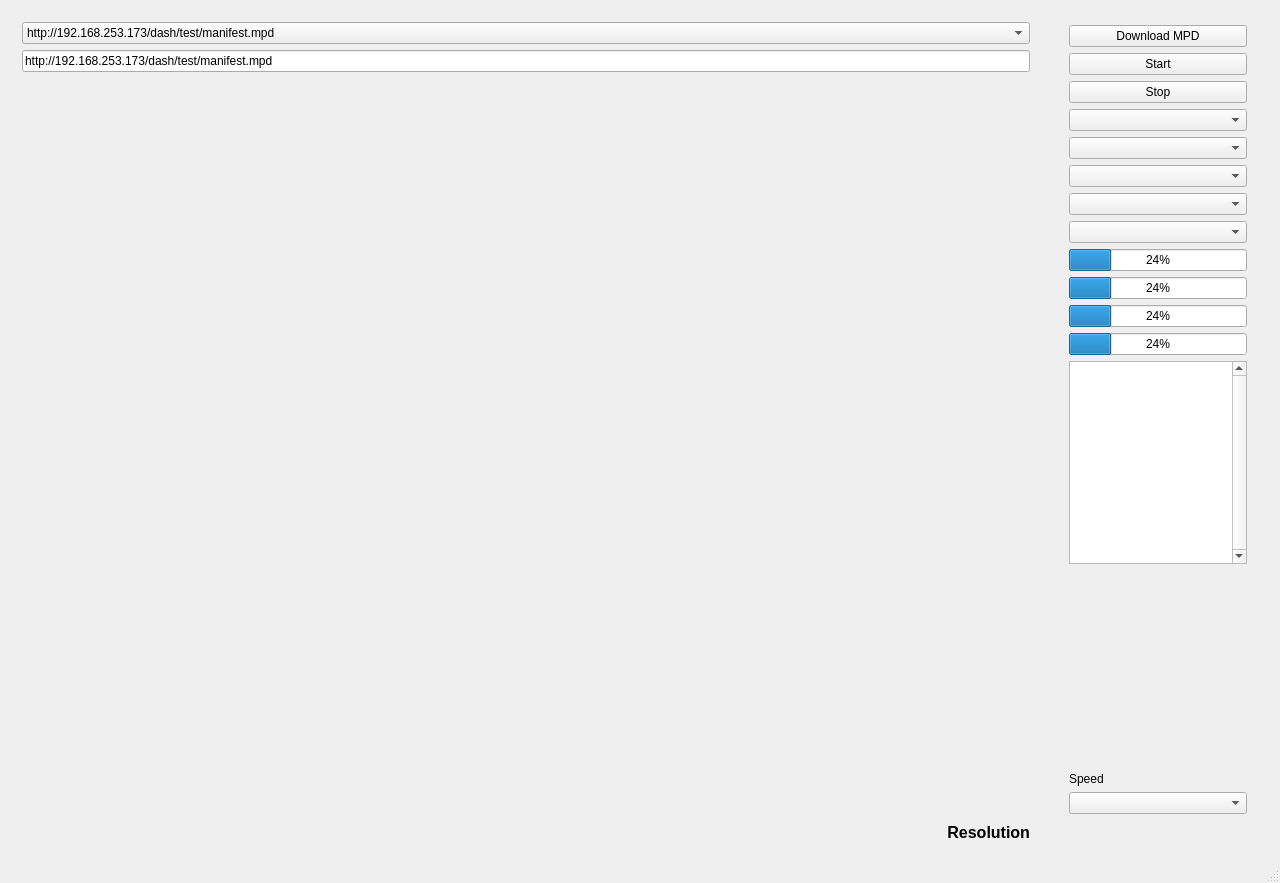
<?xml version="1.0" encoding="UTF-8"?>
<ui version="4.0">
 <class>QtSamplePlayerClass</class>
 <widget class="QMainWindow" name="QtSamplePlayerClass">
  <property name="enabled">
   <bool>true</bool>
  </property>
  <property name="geometry">
   <rect>
    <x>0</x>
    <y>0</y>
    <width>1280</width>
    <height>883</height>
   </rect>
  </property>
  <property name="windowTitle">
   <string>libdash player</string>
  </property>
  <widget class="QWidget" name="centralWidget">
   <layout class="QHBoxLayout" name="horizontalLayout">
    <item>
     <widget class="QWidget" name="widget" native="true">
      <property name="enabled">
       <bool>true</bool>
      </property>
      <property name="minimumSize">
       <size>
        <width>600</width>
        <height>0</height>
       </size>
      </property>
      <layout class="QVBoxLayout" name="verticalLayout_3">
       <item>
        <widget class="QComboBox" name="cb_mpd">
         <item>
          <property name="text">
           <string>http://192.168.253.173/dash/test/manifest.mpd</string>
          </property>
         </item>
        </widget>
       </item>
       <item>
        <widget class="QLineEdit" name="lineEdit_mpd">
         <property name="text">
          <string>http://192.168.253.173/dash/test/manifest.mpd</string>
         </property>
        </widget>
       </item>
       <item>
        <widget class="sampleplayer::renderer::QTGLRenderer" name="videoelement" native="true">
         <property name="enabled">
          <bool>true</bool>
         </property>
         <property name="minimumSize">
          <size>
           <width>100</width>
           <height>100</height>
          </size>
         </property>
         <layout class="QVBoxLayout" name="videoLayout"/>
        </widget>
       </item>
       <item>
        <widget class="QLabel" name="label_resolution">
         <property name="minimumSize">
          <size>
           <width>0</width>
           <height>14</height>
          </size>
         </property>
         <property name="maximumSize">
          <size>
           <width>16777215</width>
           <height>14</height>
          </size>
         </property>
         <property name="font">
          <font>
           <pointsize>12</pointsize>
           <weight>75</weight>
           <bold>true</bold>
          </font>
         </property>
         <property name="text">
          <string>Resolution</string>
         </property>
         <property name="alignment">
          <set>Qt::AlignRight|Qt::AlignTrailing|Qt::AlignVCenter</set>
         </property>
        </widget>
       </item>
      </layout>
     </widget>
    </item>
    <item>
     <widget class="QWidget" name="w_controls" native="true">
      <property name="sizePolicy">
       <sizepolicy hsizetype="Fixed" vsizetype="Preferred">
        <horstretch>0</horstretch>
        <verstretch>0</verstretch>
       </sizepolicy>
      </property>
      <layout class="QVBoxLayout" name="verticalLayout">
       <property name="topMargin">
        <number>0</number>
       </property>
       <item>
        <widget class="QWidget" name="w_boxes" native="true">
         <property name="minimumSize">
          <size>
           <width>200</width>
           <height>0</height>
          </size>
         </property>
         <property name="maximumSize">
          <size>
           <width>200</width>
           <height>800</height>
          </size>
         </property>
         <layout class="QVBoxLayout" name="verticalLayout_2">
          <property name="topMargin">
           <number>0</number>
          </property>
          <item>
           <widget class="QPushButton" name="button_mpd">
            <property name="text">
             <string>Download MPD</string>
            </property>
           </widget>
          </item>
          <item>
           <widget class="QPushButton" name="button_start">
            <property name="text">
             <string>Start</string>
            </property>
           </widget>
          </item>
          <item>
           <widget class="QPushButton" name="button_stop">
            <property name="text">
             <string>Stop</string>
            </property>
           </widget>
          </item>
          <item>
           <widget class="QComboBox" name="cb_period"/>
          </item>
          <item>
           <widget class="QComboBox" name="cb_video_adaptationset"/>
          </item>
          <item>
           <widget class="QComboBox" name="cb_video_representation">
            <property name="minimumSize">
             <size>
              <width>0</width>
              <height>0</height>
             </size>
            </property>
           </widget>
          </item>
          <item>
           <widget class="QComboBox" name="cb_audio_adaptationset"/>
          </item>
          <item>
           <widget class="QComboBox" name="cb_audio_representation"/>
          </item>
          <item>
           <widget class="QProgressBar" name="progressBar_V">
            <property name="value">
             <number>24</number>
            </property>
           </widget>
          </item>
          <item>
           <widget class="QProgressBar" name="progressBar_VF">
            <property name="value">
             <number>24</number>
            </property>
           </widget>
          </item>
          <item>
           <widget class="QProgressBar" name="progressBar_A">
            <property name="value">
             <number>24</number>
            </property>
           </widget>
          </item>
          <item>
           <widget class="QProgressBar" name="progressBar_AC">
            <property name="value">
             <number>24</number>
            </property>
           </widget>
          </item>
          <item>
           <widget class="QTextEdit" name="textBox">
            <property name="enabled">
             <bool>true</bool>
            </property>
            <property name="acceptDrops">
             <bool>false</bool>
            </property>
            <property name="autoFillBackground">
             <bool>true</bool>
            </property>
            <property name="verticalScrollBarPolicy">
             <enum>Qt::ScrollBarAlwaysOn</enum>
            </property>
            <property name="horizontalScrollBarPolicy">
             <enum>Qt::ScrollBarAlwaysOff</enum>
            </property>
            <property name="readOnly">
             <bool>true</bool>
            </property>
           </widget>
          </item>
          <item>
           <spacer name="verticalSpacer">
            <property name="orientation">
             <enum>Qt::Vertical</enum>
            </property>
            <property name="sizeHint" stdset="0">
             <size>
              <width>20</width>
              <height>40</height>
             </size>
            </property>
           </spacer>
          </item>
          <item>
           <widget class="QLabel" name="label_speed">
            <property name="text">
             <string>Speed</string>
            </property>
           </widget>
          </item>
          <item>
           <widget class="QComboBox" name="cb_speed"/>
          </item>
         </layout>
        </widget>
       </item>
      </layout>
     </widget>
    </item>
   </layout>
  </widget>
  <widget class="QStatusBar" name="statusBar"/>
 </widget>
 <layoutdefault spacing="6" margin="11"/>
 <customwidgets>
  <customwidget>
   <class>sampleplayer::renderer::QTGLRenderer</class>
   <extends>QWidget</extends>
   <header>Renderer/QTGLRenderer.h</header>
   <container>1</container>
  </customwidget>
 </customwidgets>
 <resources>
  <include location="qtsampleplayer.qrc"/>
 </resources>
 <connections/>
</ui>
